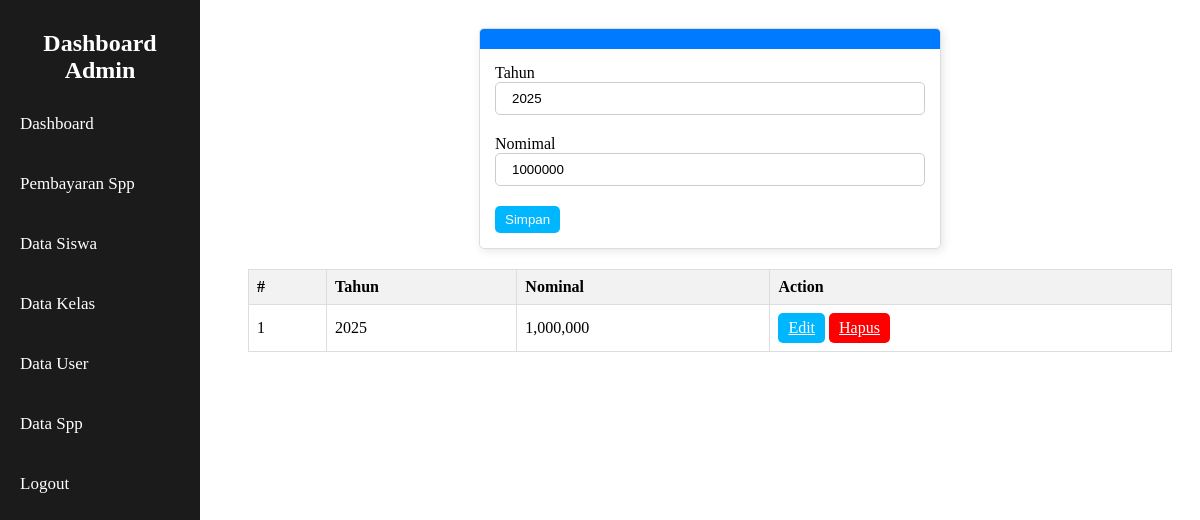
/admin/spp/index.php?option=edit&id=3 (signed in), run on the app's committed database.
### tables this page shows
CREATE TABLE `spp` (
  `id_spp` int NOT NULL,
  `tahun` int NOT NULL,
  `nominal` int NOT NULL
);

### admin/spp/index.php (the view, shortened to what this page needs)
<?php
include '../../config/db.php';
$tahun = "";
$nominal = "";
if(isset($_GET['option'])){
    $option = $_GET['option'];
}else{
    $option = "";
}
if($option === 'edit'){
    $id = isset($_GET['id']) ? $_GET['id'] : '';
    $editQuery = $koneksi->prepare("SELECT * FROM spp WHERE id_spp = ?");
    $editQuery->bind_param("i", $id);
    $editQuery->execute();
    $getEdit = $editQuery->get_result();
    $getResult = $getEdit->fetch_assoc();
    if($getResult){
        $tahun = $getResult['tahun'];
        $nominal = $getResult['nominal'];
    }
}
?>
<!DOCTYPE html>
<html lang="en">
<head>
    <link rel="stylesheet" href="../../asset/css/style.css">
    <link rel="stylesheet" href="../../asset/css/style-index.css">
</head>
<body>
    <div class="sidebar">
    <h2>Dashboard Admin</h2>
        <ul>
        <li><a href="#">Dashboard</a></li>
            <li><a href="../pembayaran/">Pembayaran Spp</a></li>
            <li><a href="../siswa/">Data Siswa</a></li>
            <li><a href="../kelas/">Data Kelas</a></li>
            <li><a href="../user/">Data User</a></li>
            <li><a href="index.php">Data Spp</a></li>
            <li><a href="#">Logout</a></li>
        </ul>
    </div>
    <div class="content">
        <div class="form-input" style = "display: flex; justify-content: center;">
        <div class="card" style = "width: 50%">
            <div class="card-header">
            </div>
            <div class="card-body">
                <form action="" method="post">
                    <div class="form-group">
                        <label for="">Tahun</label>
                        <input type="number" value="<?= $tahun ?>" name="tahun" placeholder = "Masukkan Tahun Contoh: 2024" min="1900" max="2100" class="form-control">
                    </div>
                    <div class="form-group">
                        <label for="">Nomimal</label>
                        <input type="number" value="<?= $nominal ?>" name="nominal" placeholder="Masukkan Nominal!" class="form-control">
                    </div>
                    <button class="btn btn-primary" name="simpan" type="submit">Simpan</button>
                </form>
            </div>
        </div>
        </div>
 <div class="data-table">
    <table class="table">
        <thead>
            <tr>
                <th>#</th>
                <th>Tahun</th>
                <th>Nominal</th>
                <th>Action</th>
            </tr>
        </thead>
        <tbody>
            <?php
            $no = 1;
            $dataQuery = $koneksi->prepare("SELECT * FROM spp ORDER BY id_spp DESC");
            $dataQuery->execute();
            $resultData = $dataQuery->get_result();
            while($row = $resultData->fetch_array()){ ?>
             <tr>
                <td><?= $no ++ ?></td>
                <td><?= $row['tahun'] ?></td>
                <td><?= number_format($row['nominal']) ?></td>
                <td>
                    <a href="index.php?option=edit&id=<?= $row['id_spp'] ?>" class="btn btn-primary">Edit</a>
                    <a href="index.php?option=hapus&id=<?= $row['id_spp'] ?>" onclick = "return confirm('Apakah Anda Yakin Ingin Menghapus Data Ini?')" class="btn btn-merah">Hapus</a>
                </td>
            </tr>
            <?php } ?>
        </tbody>
    </table>
 </div>
    </div>
</body>
</html>

### asset/css/style.css (style rules this page uses)
* { box-sizing: border-box; }
.form-control { width: 100%; padding: 8px 16px; border: 1px solid #ccc; border-radius: 5px; }
.form-group { margin-bottom: 20px; }
.btn { display: inline-block; padding: 6px 10px; border: none; border-radius: 5px; cursor: pointer; text-align: center; transition: 0.3s; }
.btn-primary { background-color: #00b7ff; color: white; }
.btn-merah { background-color: #ff0000; color: white; }
.card { border: 1px solid #ddd; box-shadow : 2px 2px 10px rgba(0, 0, 0, 0.1); border-radius: 5px; margin-bottom: 20px; overflow: hidden; }
.card-header { background-color: #007bff; color: white; padding: 10px; font-size: 15px; }
.card-body { padding: 15px; }

### asset/css/style-index.css (style rules this page uses)
.sidebar { width: 200px; height: 100vh; background-color: rgb(27, 27, 27); left: 0; top: 0; position: fixed; padding: 10px; }
.sidebar h2 { text-align: center; color: white; }
.sidebar ul { list-style: none; padding: 0; }
.sidebar ul li { margin-bottom: 20px; font-size: 17px; }
.sidebar ul li a { color: white; text-decoration: none; padding: 10px; display: block; border-radius: 5px; }
.content { margin-left: 220px; padding: 20px; }
.table { width: 100%; border-collapse: collapse; }
.table th, .table td { border: 1px solid #ddd; padding: 8px; }
.table th { text-align: left; background-color: #f2f2f2; }

### data on the page
spp: tahun "2025", nominal "1000000", nominal "1,000,000"
